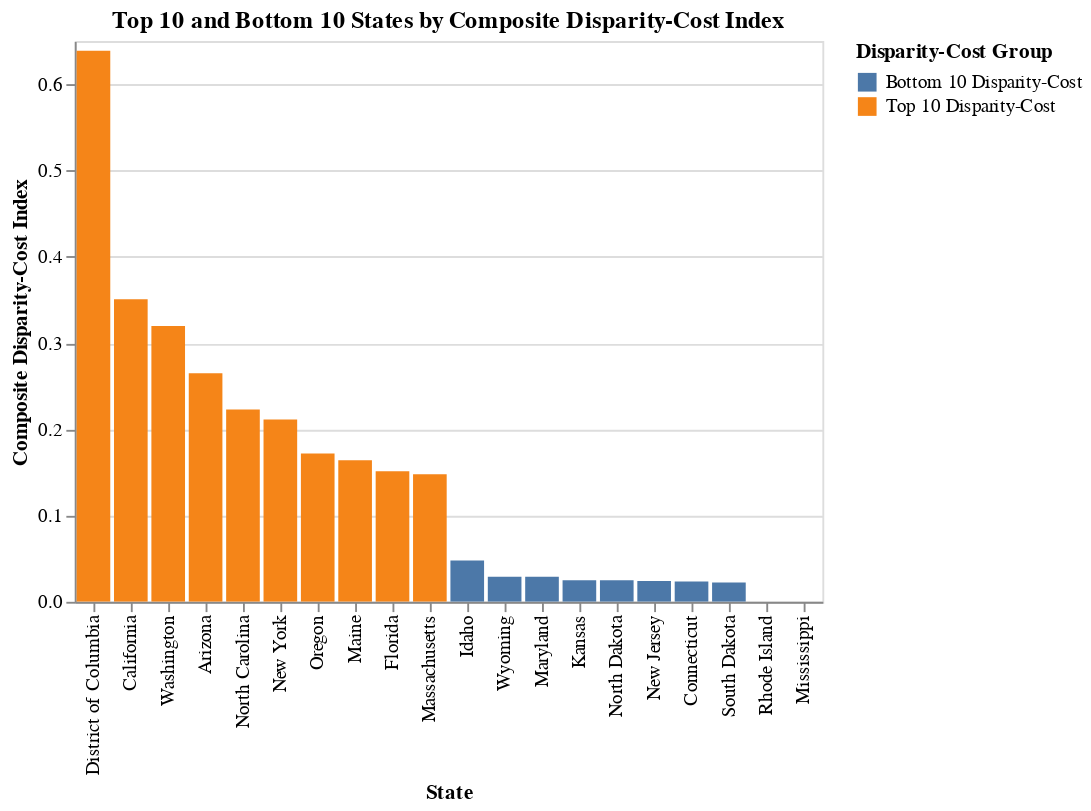

The notebook cell saved with this chart:
### Code cell
# Select necessary columns
state_data = df[['State_Name', 'PR_P', 'MCInfant']].copy()

# calculate median
state_agg = state_data.groupby('State_Name').median().reset_index()

# Rename column
state_agg.rename(columns={
    'PR_P': 'Median_Poverty_Rate',
    'MCInfant': 'Median_Childcare_Cost_Infant'
}, inplace=True)

#Drop rows with missing data
state_agg.dropna(subset=['Median_Childcare_Cost_Infant'], inplace=True)

# Initialize the MinMaxScaler
scaler = MinMaxScaler()

# Normalize the two variables
state_agg['Poverty_Rate_Norm'] = scaler.fit_transform(
    state_agg[['Median_Poverty_Rate']]
)
state_agg['Childcare_Cost_Norm'] = scaler.fit_transform(
    state_agg[['Median_Childcare_Cost_Infant']]
)

# Calculate the Composite Disparity-Cost Index
state_agg['Composite_Index'] = (
    state_agg['Poverty_Rate_Norm'] * state_agg['Childcare_Cost_Norm']
)

# Sort the states by the composite index and calculate the rank
state_agg_sorted = state_agg.sort_values(
    'Composite_Index', ascending=False
).reset_index(drop=True)

# Calculate the overall rank for all states
state_agg_sorted['Rank'] = state_agg_sorted['Composite_Index'].rank(method='min', ascending=False).astype(int)

# Extract Top 10 and Bottom 10
top_10 = state_agg_sorted.head(10).copy()
bottom_10 = state_agg_sorted.tail(10).copy()

# Generate Plot
plot_data = pd.concat([top_10, bottom_10])
plot_data['Group'] = np.where(
    plot_data['Composite_Index'].isin(top_10['Composite_Index']),
    'Top 10 Disparity-Cost',
    'Bottom 10 Disparity-Cost'
)

# Plott the Bar Chart
chart = alt.Chart(plot_data).mark_bar().encode(
    x=alt.X('State_Name', sort=alt.EncodingSortField(field='Rank', op='min', order='ascending'), title='State'),
    y=alt.Y('Composite_Index', title='Composite Disparity-Cost Index'),
    color=alt.Color('Group', title='Disparity-Cost Group'),
    tooltip=[
        'State_Name',
        alt.Tooltip('Median_Poverty_Rate', title='Median Poverty Rate (%)'),
        alt.Tooltip('Median_Childcare_Cost_Infant', title='Median Infant Childcare Cost (Weekly, $)'),
        alt.Tooltip('Composite_Index', title='Composite Index', format=',.2f'),
        'Rank'
    ],
    text=alt.Text('Composite_Index', format=',.2f')
).properties(
    title='Top 10 and Bottom 10 States by Composite Disparity-Cost Index'
).interactive()
chart.save('disparity_cost_index_bar_chart.png', format='png')
chart

### Figure 1 — Vega-Lite specification as saved in the notebook (floating-point values rounded to 4 significant figures)
{"config": {"view": {"continuousWidth": 300, "continuousHeight": 300}}, "data": {"name": "data-bf209f664935d3e2413b5cbe4b6801f1"}, "mark": {"type": "bar"}, "encoding": {"color": {"field": "Group", "title": "Disparity-Cost Group", "type": "nominal"}, "text": {"field": "Composite_Index", "format": ",.2f", "type": "quantitative"}, "tooltip": [{"field": "State_Name", "type": "nominal"}, {"field": "Median_Poverty_Rate", "title": "Median Poverty Rate (%)", "type": "quantitative"}, {"field": "Median_Childcare_Cost_Infant", "title": "Median Infant Childcare Cost (Weekly, $)", "type": "quantitative"}, {"field": "Composite_Index", "format": ",.2f", "title": "Composite Index", "type": "quantitative"}, {"field": "Rank", "type": "quantitative"}], "x": {"field": "State_Name", "sort": {"field": "Rank", "op": "min", "order": "ascending"}, "title": "State", "type": "nominal"}, "y": {"field": "Composite_Index", "title": "Composite Disparity-Cost Index", "type": "quantitative"}}, "params": [{"name": "param_2", "select": {"type": "interval", "encodings": ["x", "y"]}, "bind": "scales"}], "title": "Top 10 and Bottom 10 States by Composite Disparity-Cost Index", "$schema": "https://vega.github.io/schema/vega-lite/v5.20.1.json", "datasets": {"data-bf209f664935d3e2413b5cbe4b6801f1": [{"State_Name": "District of Columbia", "Median_Poverty_Rate": 18.2, "Median_Childcare_Cost_Infant": 303.6, "Poverty_Rate_Norm": 0.6387, "Childcare_Cost_Norm": 1.0, "Composite_Index": 0.6387, "Rank": 1, "Group": "Top 10 Disparity-Cost"}, {"State_Name": "California", "Median_Poverty_Rate": 15.1, "Median_Childcare_Cost_Infant": 258.1, "Poverty_Rate_Norm": 0.4387, "Childcare_Cost_Norm": 0.7996, "Composite_Index": 0.3508, "Rank": 2, "Group": "Top 10 Disparity-Cost"}, {"State_Name": "Washington", "Median_Poverty_Rate": 15.0, "Median_Childcare_Cost_Infant": 244.6, "Poverty_Rate_Norm": 0.4323, "Childcare_Cost_Norm": 0.74, "Composite_Index": 0.3199, "Rank": 3, "Group": "Top 10 Disparity-Cost"}, {"State_Name": "Arizona", "Median_Poverty_Rate": 19.3, "Median_Childcare_Cost_Infant": 161.5, "Poverty_Rate_Norm": 0.7097, "Childcare_Cost_Norm": 0.3734, "Composite_Index": 0.265, "Rank": 4, "Group": "Top 10 Disparity-Cost"}, {"State_Name": "North Carolina", "Median_Poverty_Rate": 17.9, "Median_Childcare_Cost_Infant": 158.5, "Poverty_Rate_Norm": 0.6194, "Childcare_Cost_Norm": 0.3601, "Composite_Index": 0.223, "Rank": 5, "Group": "Top 10 Disparity-Cost"}, {"State_Name": "New York", "Median_Poverty_Rate": 13.5, "Median_Childcare_Cost_Infant": 219.8, "Poverty_Rate_Norm": 0.3355, "Childcare_Cost_Norm": 0.6304, "Composite_Index": 0.2115, "Rank": 6, "Group": "Top 10 Disparity-Cost"}, {"State_Name": "Oregon", "Median_Poverty_Rate": 16.2, "Median_Childcare_Cost_Infant": 153.4, "Poverty_Rate_Norm": 0.5097, "Childcare_Cost_Norm": 0.3376, "Composite_Index": 0.172, "Rank": 7, "Group": "Top 10 Disparity-Cost"}, {"State_Name": "Maine", "Median_Poverty_Rate": 14.3, "Median_Childcare_Cost_Infant": 173.0, "Poverty_Rate_Norm": 0.3871, "Childcare_Cost_Norm": 0.4241, "Composite_Index": 0.1642, "Rank": 8, "Group": "Top 10 Disparity-Cost"}, {"State_Name": "Florida", "Median_Poverty_Rate": 16.4, "Median_Childcare_Cost_Infant": 142.5, "Poverty_Rate_Norm": 0.5226, "Childcare_Cost_Norm": 0.2896, "Composite_Index": 0.1514, "Rank": 9, "Group": "Top 10 Disparity-Cost"}, {"State_Name": "Massachusetts", "Median_Poverty_Rate": 10.9, "Median_Childcare_Cost_Infant": 276.6, "Poverty_Rate_Norm": 0.1677, "Childcare_Cost_Norm": 0.8809, "Composite_Index": 0.1478, "Rank": 10, "Group": "Top 10 Disparity-Cost"}, {"State_Name": "Idaho", "Median_Poverty_Rate": 15.0, "Median_Childcare_Cost_Infant": 101.9, "Poverty_Rate_Norm": 0.4323, "Childcare_Cost_Norm": 0.1105, "Composite_Index": 0.04777, "Rank": 40, "Group": "Bottom 10 Disparity-Cost"}, {"State_Name": "Wyoming", "Median_Poverty_Rate": 9.9, "Median_Childcare_Cost_Infant": 140.9, "Poverty_Rate_Norm": 0.1032, "Childcare_Cost_Norm": 0.2825, "Composite_Index": 0.02916, "Rank": 41, "Group": "Bottom 10 Disparity-Cost"}, {"State_Name": "Maryland", "Median_Poverty_Rate": 9.05, "Median_Childcare_Cost_Infant": 212.6, "Poverty_Rate_Norm": 0.04839, "Childcare_Cost_Norm": 0.5986, "Composite_Index": 0.02896, "Rank": 42, "Group": "Bottom 10 Disparity-Cost"}, {"State_Name": "Kansas", "Median_Poverty_Rate": 12.2, "Median_Childcare_Cost_Infant": 99.4, "Poverty_Rate_Norm": 0.2516, "Childcare_Cost_Norm": 0.09958, "Composite_Index": 0.02505, "Rank": 43, "Group": "Bottom 10 Disparity-Cost"}, {"State_Name": "North Dakota", "Median_Poverty_Rate": 10.1, "Median_Childcare_Cost_Infant": 125.7, "Poverty_Rate_Norm": 0.1161, "Childcare_Cost_Norm": 0.2153, "Composite_Index": 0.02501, "Rank": 44, "Group": "Bottom 10 Disparity-Cost"}, {"State_Name": "New Jersey", "Median_Poverty_Rate": 9.0, "Median_Childcare_Cost_Infant": 198.0, "Poverty_Rate_Norm": 0.04516, "Childcare_Cost_Norm": 0.5343, "Composite_Index": 0.02413, "Rank": 45, "Group": "Bottom 10 Disparity-Cost"}, {"State_Name": "Connecticut", "Median_Poverty_Rate": 8.8, "Median_Childcare_Cost_Infant": 243.0, "Poverty_Rate_Norm": 0.03226, "Childcare_Cost_Norm": 0.7328, "Composite_Index": 0.02364, "Rank": 46, "Group": "Bottom 10 Disparity-Cost"}, {"State_Name": "South Dakota", "Median_Poverty_Rate": 12.7, "Median_Childcare_Cost_Infant": 94.79, "Poverty_Rate_Norm": 0.2839, "Childcare_Cost_Norm": 0.07925, "Composite_Index": 0.0225, "Rank": 47, "Group": "Bottom 10 Disparity-Cost"}, {"State_Name": "Rhode Island", "Median_Poverty_Rate": 8.3, "Median_Childcare_Cost_Infant": 270.6, "Poverty_Rate_Norm": 0.0, "Childcare_Cost_Norm": 0.8547, "Composite_Index": 0.0, "Rank": 48, "Group": "Bottom 10 Disparity-Cost"}, {"State_Name": "Mississippi", "Median_Poverty_Rate": 23.8, "Median_Childcare_Cost_Infant": 76.82, "Poverty_Rate_Norm": 1.0, "Childcare_Cost_Norm": 0.0, "Composite_Index": 0.0, "Rank": 48, "Group": "Bottom 10 Disparity-Cost"}]}}
